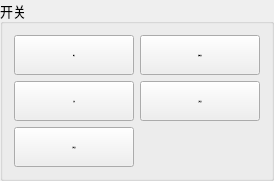
         <widget class="QGroupBox" name="groupBox_4">
          <property name="font">
           <font>
            <family>宋体</family>
            <pointsize>10</pointsize>
           </font>
          </property>
          <property name="title">
           <string>开关</string>
          </property>
          <layout class="QGridLayout" name="gridLayout_9">
           <item row="1" column="0">
            <widget class="QPushButton" name="btnReset_2">
             <property name="minimumSize">
              <size>
               <width>120</width>
               <height>40</height>
              </size>
             </property>
             <property name="maximumSize">
              <size>
               <width>120</width>
               <height>40</height>
              </size>
             </property>
             <property name="font">
              <font>
               <family>Arial</family>
               <pointsize>-1</pointsize>
               <bold>true</bold>
              </font>
             </property>
             <property name="text">
              <string>复位</string>
             </property>
            </widget>
           </item>
           <item row="2" column="0">
            <widget class="QPushButton" name="btnJogForward_2">
             <property name="minimumSize">
              <size>
               <width>120</width>
               <height>40</height>
              </size>
             </property>
             <property name="maximumSize">
              <size>
               <width>120</width>
               <height>40</height>
              </size>
             </property>
             <property name="font">
              <font>
               <family>Arial</family>
               <pointsize>-1</pointsize>
               <bold>true</bold>
              </font>
             </property>
             <property name="text">
              <string>正向点动</string>
             </property>
            </widget>
           </item>
           <item row="0" column="0">
            <widget class="QPushButton" name="btnStop_2">
             <property name="minimumSize">
              <size>
               <width>120</width>
               <height>40</height>
              </size>
             </property>
             <property name="maximumSize">
              <size>
               <width>120</width>
               <height>40</height>
              </size>
             </property>
             <property name="font">
              <font>
               <family>Arial</family>
               <pointsize>-1</pointsize>
               <bold>true</bold>
              </font>
             </property>
             <property name="text">
              <string>停止</string>
             </property>
             <property name="checkable">
              <bool>false</bool>
             </property>
            </widget>
           </item>
           <item row="0" column="1">
            <widget class="QPushButton" name="Systemresetbutton_2">
             <property name="minimumSize">
              <size>
               <width>120</width>
               <height>40</height>
              </size>
             </property>
             <property name="maximumSize">
              <size>
               <width>120</width>
               <height>40</height>
              </size>
             </property>
             <property name="font">
              <font>
               <family>Arial</family>
               <pointsize>-1</pointsize>
               <bold>true</bold>
              </font>
             </property>
             <property name="text">
              <string>系统复位</string>
             </property>
            </widget>
           </item>
           <item row="1" column="1">
            <widget class="QPushButton" name="JogBackward_2">
             <property name="minimumSize">
              <size>
               <width>120</width>
               <height>40</height>
              </size>
             </property>
             <property name="maximumSize">
              <size>
               <width>120</width>
               <height>40</height>
              </size>
             </property>
             <property name="font">
              <font>
               <family>Arial</family>
               <pointsize>-1</pointsize>
               <bold>true</bold>
              </font>
             </property>
             <property name="text">
              <string>反向点动</string>
             </property>
            </widget>
           </item>
          </layout>
         </widget>
